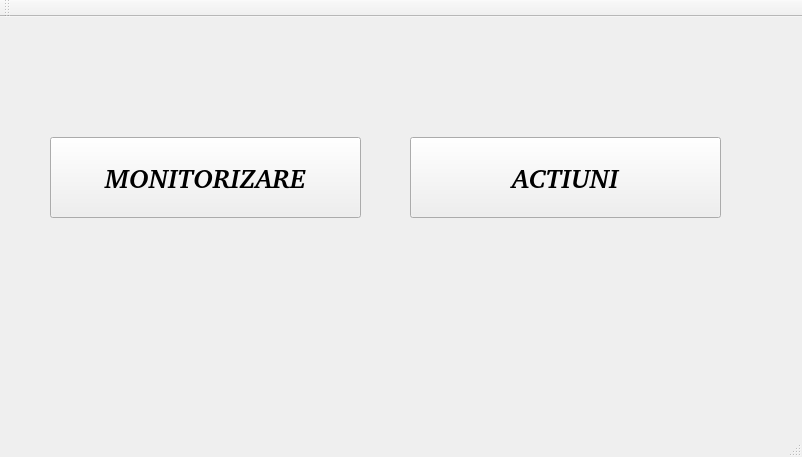
<?xml version="1.0" encoding="UTF-8"?>
<ui version="4.0">
 <class>MainWindow</class>
 <widget class="QMainWindow" name="MainWindow">
  <property name="geometry">
   <rect>
    <x>0</x>
    <y>0</y>
    <width>802</width>
    <height>457</height>
   </rect>
  </property>
  <property name="windowTitle">
   <string>MainWindow</string>
  </property>
  <property name="styleSheet">
   <string notr="true">MainWindow{
background-image: url(:/1.jpg);}</string>
  </property>
  <widget class="QWidget" name="centralWidget">
   <widget class="QPushButton" name="Monitorizare">
    <property name="geometry">
     <rect>
      <x>50</x>
      <y>120</y>
      <width>311</width>
      <height>81</height>
     </rect>
    </property>
    <property name="font">
     <font>
      <family>C059 [UKWN]</family>
      <pointsize>20</pointsize>
      <weight>75</weight>
      <italic>true</italic>
      <bold>true</bold>
     </font>
    </property>
    <property name="styleSheet">
     <string notr="true"/>
    </property>
    <property name="text">
     <string>MONITORIZARE</string>
    </property>
   </widget>
   <widget class="QPushButton" name="Actiuni">
    <property name="geometry">
     <rect>
      <x>410</x>
      <y>120</y>
      <width>311</width>
      <height>81</height>
     </rect>
    </property>
    <property name="font">
     <font>
      <family>C059 [UKWN]</family>
      <pointsize>20</pointsize>
      <weight>75</weight>
      <italic>true</italic>
      <bold>true</bold>
     </font>
    </property>
    <property name="text">
     <string>ACTIUNI</string>
    </property>
   </widget>
  </widget>
  <widget class="QMenuBar" name="menuBar">
   <property name="geometry">
    <rect>
     <x>0</x>
     <y>0</y>
     <width>802</width>
     <height>20</height>
    </rect>
   </property>
  </widget>
  <widget class="QToolBar" name="mainToolBar">
   <attribute name="toolBarArea">
    <enum>TopToolBarArea</enum>
   </attribute>
   <attribute name="toolBarBreak">
    <bool>false</bool>
   </attribute>
  </widget>
  <widget class="QStatusBar" name="statusBar"/>
 </widget>
 <layoutdefault spacing="6" margin="11"/>
 <resources/>
 <connections/>
</ui>
